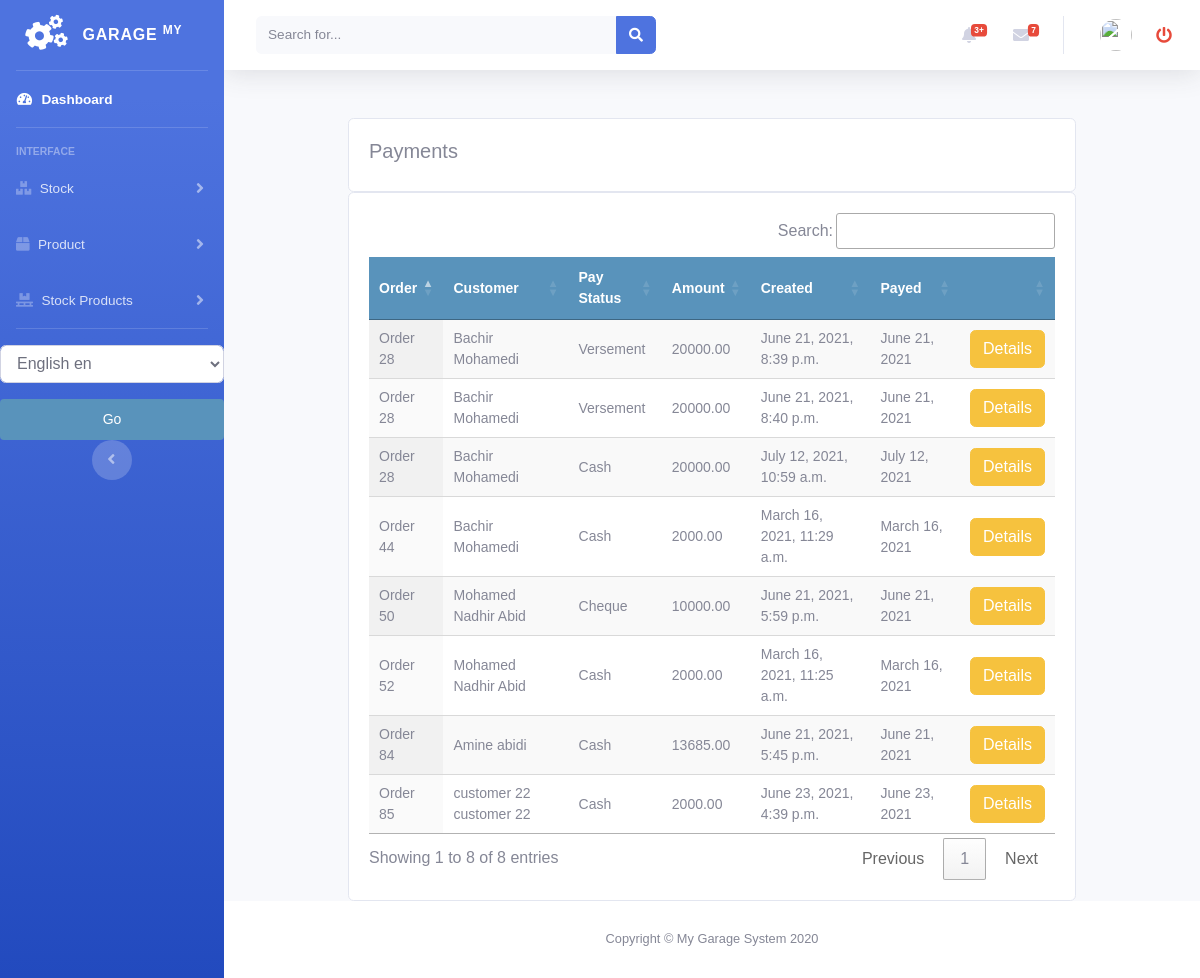
The page /payments/customer_payment_list on the database as committed earlier.
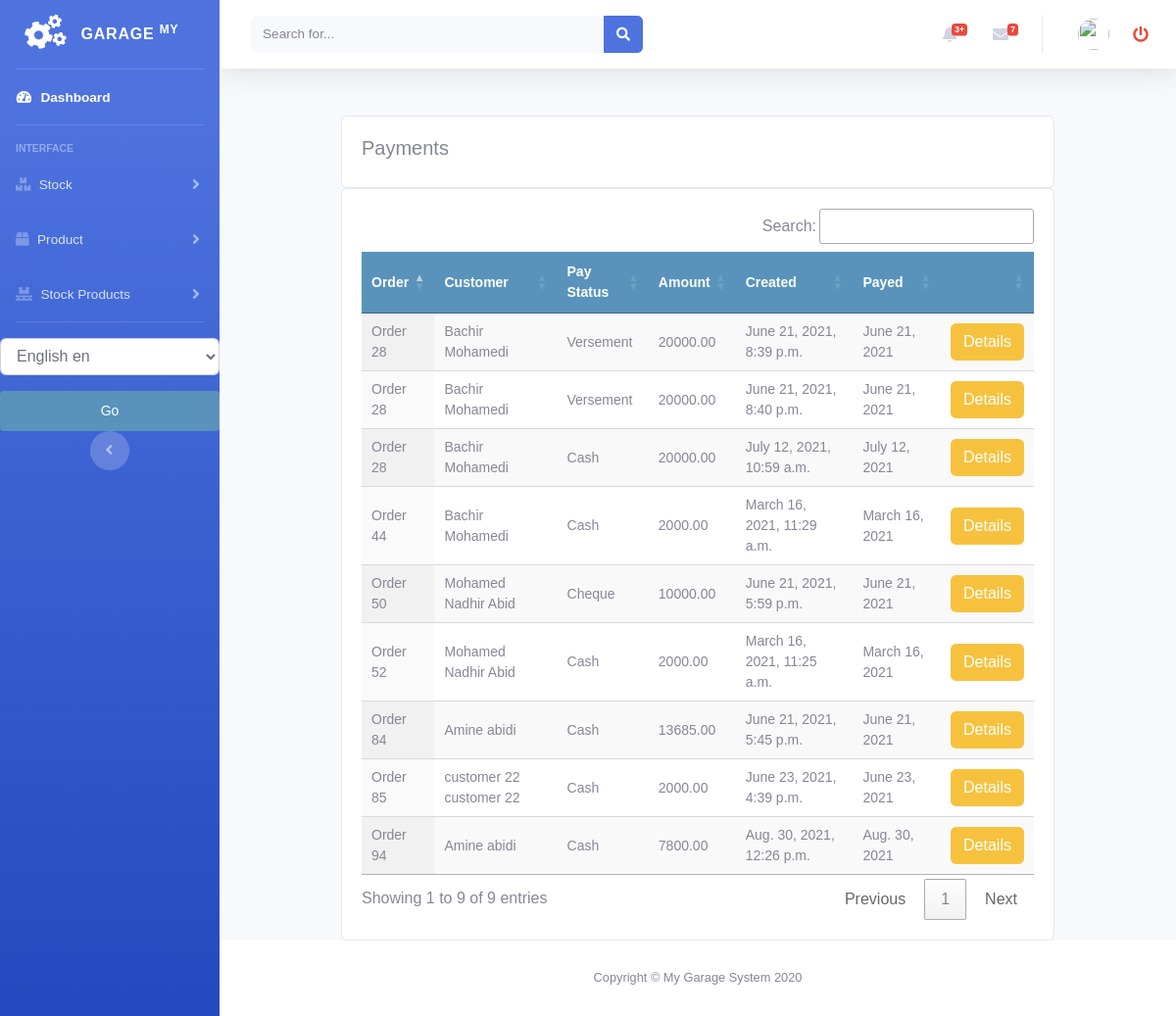
The same page on the database as committed later.
### payments/models.py (models this page shows)
class SellOrderPayment(models.Model):
    order = models.ForeignKey(Order, on_delete=models.CASCADE, blank=True, null=True)
    customer = models.ForeignKey(Customer, on_delete=models.CASCADE)
    user = models.IntegerField(default=0)
    amount = models.DecimalField(max_digits=10, decimal_places=2)
    created = models.DateTimeField(auto_now_add=True)
    pay_date = models.DateField(null=True, blank=True)
    pay_type = (
        ('Cash', 'Cash'),
        ('Cheque', 'Cheque'),
        ('Versement', 'Versement'),
    )
    pay_status = models.CharField(max_length=9, choices=pay_type, blank=True, default="Cash")

### sellorder/models.py (models this page shows, shortened)
class Order(models.Model):
    customer = models.ForeignKey(Customer, on_delete=models.DO_NOTHING)
    vehicle = models.ForeignKey(Vehicle, on_delete=models.DO_NOTHING, null=True, blank=True)
    created = models.DateTimeField(auto_now_add=True)
    updated = models.DateTimeField(auto_now=True)
    debt = models.DecimalField(max_digits=10, decimal_places=2, null=True, blank=True, default=0)
    timbre = models.DecimalField(max_digits=10, decimal_places=2, null=True, blank=True, default=0)
    total_price = models.DecimalField(max_digits=10, decimal_places=2, null=True, blank=True, default=0)
    discount_amount = models.DecimalField(max_digits=10, decimal_places=2, null=True, blank=True, default=0)
    paid = models.BooleanField(default=False)
    order_tva = models.PositiveIntegerField(default=0)
    confirmed = models.BooleanField(default=False)
    factured = models.BooleanField(default=False)
    order_date = models.DateField(null=True, blank=True)
    class Meta:
        ordering = ('-created',)
    def __str__(self):
        return f'Order {self.id}'

### customer/models.py (models this page shows, shortened)
class Customer(models.Model):
    firstname = models.CharField(max_length=250, null=True)
    lastname = models.CharField(max_length=250, null=True)
    address = models.CharField(max_length=200, null=True)
    phone = models.CharField(max_length=200, null=True)
    date_created = models.DateTimeField(auto_now_add=True, null=True)
    date_updated = models.DateTimeField(auto_now=True)
    date_joined = models.DateField(null=True)
    enterprise = models.BooleanField(default=False)
    debt = models.DecimalField(max_digits=10, decimal_places=2, null=True, default=0)
    def __str__(self):
        return self.firstname + " " + self.lastname

### payments/views.py (the view)
# urls.py: path('customer_payment_list', views.customer_payment_list, name='customer_payment_list'),
def customer_payment_list(request):
    customerpayments = SellOrderPayment.objects.all()
    context = {
        "customerpayments": customerpayments
    }
    return render(request, 'payments/customer/payment_list.html', context)

### accounts/templatetags/erpextra.py (called while the page is built)
@register.filter(name='has_group')
def has_group(user, group_name):
    group = Group.objects.get(name=group_name)
    return True if group in user.groups.all() else False

### payments/templates/payments/customer/payment_list.html (shortened to what this page needs)
{% extends 'home.html' %}
{% load static %}
{% load i18n %}
{% block content %}
<br>
<div class="container">
    <div class="row">
        <div class="col-md">
            <div class="card card-body">
                <h5>{% trans "Payments" %}</h5>
            </div>
            <div class="card card-body">
                <table id="table_id" class="display text-center">
                    <thead>
                    <tr>
                        <th>{% trans "Order" %}</th>
                        <th>{% trans "Customer" %}</th>
                        <th>{% trans "Pay Status" %}</th>
                        <th>{% trans "Amount" %}</th>
                        <th>{% trans "Created" %}</th>
                        <th>{% trans "Payed" %}</th>
                        <th></th>
                    </tr>
                    </thead>
                    <tbody>
                    {% for payment in customerpayments %}
                    <tr>
                        <td>
                            {{payment.order}}
                        </td>
                        <td>
                            {{payment.customer}}
                        </td>
                        <td>
                            {{payment.pay_status}}
                        </td>
                        <td>
                            {{payment.amount}}
                        </td>
                        <td>
                            {{payment.created}}
                        </td>
                        <td>
                            {{payment.pay_date}}
                        </td>
                        <td>
                           <a class="btn btn-warning " href="{% url 'sellorder:sellorder_details' payment.order.id %}">{% trans "Details" %}</a>
                        </td>
                    </tr>
                    {% endfor %}
                    </tbody>
                </table>
            </div>
        </div>
    </div>
</div>
{% endblock %}
{% block jsscript %}
<link rel="stylesheet" type="text/css" href="https://cdn.datatables.net/1.10.22/css/jquery.dataTables.css">
<link rel="stylesheet" type="text/css" href="https://cdn.datatables.net/buttons/1.6.5/css/buttons.dataTables.min.css">
{% endblock %}

### accounts/templates/home.html (shortened to what this page needs)
<!DOCTYPE html>
<html lang="en">
<head>
    {% load static %}
    <link rel="stylesheet" href="//code.jquery.com/ui/1.12.1/themes/base/jquery-ui.css">
    <link href="https://cdnjs.cloudflare.com/ajax/libs/font-awesome/5.13.0/css/all.min.css" rel="stylesheet">
    <link rel="stylesheet" href="https://stackpath.bootstrapcdn.com/bootstrap/4.3.1/css/bootstrap.min.css"
>
    <link rel="stylesheet" type="text/css" href="{% static 'vendor/fontawesome-free/css/all.min.css' %}">
    <link rel="stylesheet" type="text/css" href="{% static 'css/sb-admin-2.min.css' %}">
    <link rel="stylesheet" type="text/css" href="{% static 'css/main.css' %}">
</head>
<body id="page-top">
<div id="wrapper">
    {% include 'sidenavbar.html' %}
    <div id="content-wrapper" class="d-flex flex-column">
        {% include 'navbar.html' %}
        <div id="content">
            {% block content %}
            {% endblock %}
        </div>
      <footer class="sticky-footer bg-white">
        <div class="container my-auto">
          <div class="copyright text-center my-auto">
            <span>Copyright &copy; My Garage System 2020</span>
          </div>
        </div>
      </footer>
    </div>
</div>
{% block jsscript %}{% endblock %}
</body>
</html>

### accounts/templates/sidenavbar.html (shortened to what this page needs)
{% load  static %}
{% load i18n %}
{% load erpextra %}
<ul class="navbar-nav bg-gradient-primary sidebar sidebar-dark accordion" id="accordionSidebar">
    <a class="sidebar-brand d-flex align-items-center justify-content-center" href="/">
        <div class="sidebar-brand-icon rotate-n-15">
            <i class="fas fa-cogs"></i>
        </div>
        <div class="sidebar-brand-text mx-3">Garage <sup>My</sup></div>
    </a>
    <hr class="sidebar-divider my-0">
    <li class="nav-item active">
        <a class="nav-link" href="/">
            <i class="fas fa-fw fa-tachometer-alt"></i>
            <span>{% trans "Dashboard" %}</span></a>
    </li>
    <hr class="sidebar-divider">
    <div class="sidebar-heading">
        {% trans "Interface" %}
    </div>
    <li class="nav-item">
        <a class="nav-link collapsed" href="#" data-toggle="collapse" data-target="#collapsestock"
           aria-expanded="true" aria-controls="collapsestock">
            <i class="fas fa-boxes"></i>
            <span>{% trans "Stock" %}</span>
        </a>
    </li>
    <li class="nav-item">
        <a class="nav-link collapsed" href="#" data-toggle="collapse" data-target="#collapseproduct"
           aria-expanded="true" aria-controls="collapseproduct">
            <i class="fas fa-box"></i>
            <span>{% trans "Product" %}</span>
        </a>
    </li>
    <li class="nav-item">
        <a class="nav-link collapsed" href="#" data-toggle="collapse" data-target="#collapsestockproduct"
           aria-expanded="true" aria-controls="collapsestockproduct">
            <i class="fas fa-pallet"></i>
            <span>{% trans "Stock Products" %}</span>
        </a>
    </li>
    <hr class="sidebar-divider d-none d-md-block">
    {% get_current_language as LANGUAGE_CODE %}
          <form action="{% url 'set_language'%}" method="post">
              <select class="form-control" name="language" id="">
                  {% get_available_languages as LANGUAGES %}
                  {% get_language_info_list for LANGUAGES as languages %}
                  {% for language in languages %}
                    <option value="{{ language.code }}" {% if language.code == LANGUAGE_CODE %} selected {% endif %}>
                       <i class="fas fa-clipboard-list"></i>  {{ language.name_local}} {{ language.code }}
                    </option>
                  {% endfor %}
              </select>
              <input class="btn btn-warning btn-block mt-3" type="submit" value="Go">
          </form>
    <div class="text-center d-none d-md-inline">
        <button class="rounded-circle border-0" id="sidebarToggle"></button>
    </div>
</ul>

### accounts/templates/navbar.html (shortened to what this page needs)
{% load  static %}
{% load i18n %}
        <nav class="navbar navbar-expand navbar-light bg-white topbar mb-4 static-top shadow">
          <form class="d-none d-sm-inline-block form-inline mr-auto ml-md-3 my-2 my-md-0 mw-100 navbar-search">
            <div class="input-group">
              <input type="text" class="form-control bg-light border-0 small" placeholder="Search for..." aria-label="Search" aria-describedby="basic-addon2">
              <div class="input-group-append">
                <button class="btn btn-primary" type="button">
                  <i class="fas fa-search fa-sm"></i>
                </button>
              </div>
            </div>
          </form>
          <ul class="navbar-nav ml-auto">
            <li class="nav-item dropdown no-arrow mx-1">
              <a class="nav-link dropdown-toggle" href="#" id="alertsDropdown" role="button" data-toggle="dropdown" aria-haspopup="true" aria-expanded="false">
                <i class="fas fa-bell fa-fw"></i>
                <span class="badge badge-danger badge-counter">3+</span>
              </a>
            </li>
            <li class="nav-item dropdown no-arrow mx-1">
              <a class="nav-link dropdown-toggle" href="#" id="messagesDropdown" role="button" data-toggle="dropdown" aria-haspopup="true" aria-expanded="false">
                <i class="fas fa-envelope fa-fw"></i>
                <span class="badge badge-danger badge-counter">7</span>
              </a>
            </li>
            <li class="nav-item dropdown no-arrow">
              <a class="nav-link dropdown-toggle" href="#" id="userDropdown" role="button" data-toggle="dropdown" aria-haspopup="true" aria-expanded="false">
                <img class="img-profile rounded-circle" src="https://source.unsplash.com/QAB-WJcbgJk/60x60">
              </a>
            </li>
            <li class="nav-item">
                <a class="nav-link text-danger" href="{% url 'accounts:logout' %}"><i class="fas fa-power-off"></i> </a>
            </li>
          </ul>
        </nav>

### static/css/main.css (style rules this page uses)
body { margin:0; padding:0; font-family:helvetica, sans-serif; }
h1, h2, h3, h4, h5 , h6 { font-family: 'Ubuntu', sans-serif; font-weight:normal; }
a { text-decoration:none; color:#5993bb; }
a.button, input[type="submit"] { color:#fff; background:#5993bb; border-radius:4px; padding:10px 20px; font-size:14px; border:0; }
table { width:100%; border-spacing:0; border-collapse: collapse; }
table th, table td { text-align:left; font-size:14px; padding:10px; margin:0; }
tbody tr:nth-child(odd) { background:#efefef; }
thead th, tbody tr.total { background:#5993bb; color:#fff; font-weight:bold; }
#content { padding:0 100px; overflow:hidden; }

Rows that differ between the two databases and show on the page:
added SellOrderPayment: order "Order 94", customer "Amine abidi", pay_status "Cash", amount "7800.00", created "Aug. 30, 2021, 12:26 p.m.", pay_date "Aug. 30, 2021"
Other text that changed with them:
text written by a page script: "Search: Showing 1 to 8 of 8 entries Previous 1 Next" → "Search: Showing 1 to 9 of 9 entries Previous 1 Next"
